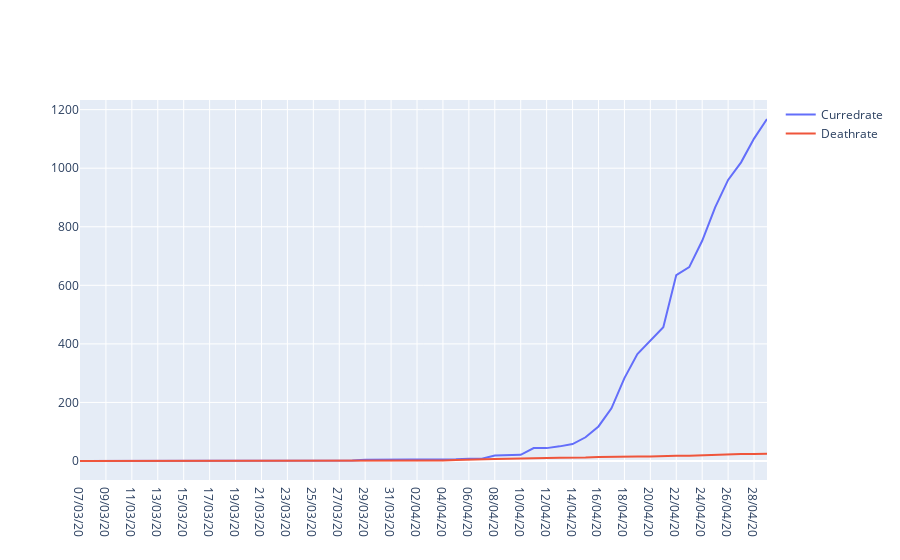

Write notebook code for a chart like this one.
### Code cell
curred_rate=go.Scatter(x=df['Date'],y=df['Cured'],name='Curredrate')
death_rate=go.Scatter(x=df['Date'],y=df['Deaths'],name='Deathrate')
py.iplot([curred_rate,death_rate])

### Figure 1 — Plotly figure (JSON) as saved in the notebook; plotly's stock layout.template omitted (floating-point values rounded to 4 significant figures)
{"data": [{"name": "Curredrate", "type": "scatter", "x": ["07/03/20", "08/03/20", "09/03/20", "10/03/20", "11/03/20", "12/03/20", "13/03/20", "14/03/20", "15/03/20", "16/03/20", "17/03/20", "18/03/20", "19/03/20", "20/03/20", "21/03/20", "22/03/20", "23/03/20", "24/03/20", "25/03/20", "26/03/20", "27/03/20", "28/03/20", "29/03/20", "30/03/20", "31/03/20", "01/04/20", "02/04/20", "03/04/20", "04/04/20", "05/04/20", "06/04/20", "07/04/20", "08/04/20", "09/04/20", "10/04/20", "11/04/20", "12/04/20", "13/04/20", "14/04/20", "15/04/20", "16/04/20", "17/04/20", "18/04/20", "19/04/20", "20/04/20", "21/04/20", "22/04/20", "23/04/20", "24/04/20", "25/04/20", "26/04/20", "27/04/20", "28/04/20", "29/04/20"], "y": [0, 0, 0, 0, 0, 0, 0, 0, 0, 0, 0, 0, 1, 1, 1, 1, 1, 1, 1, 1, 1, 2, 4, 4, 4, 6, 6, 6, 6, 6, 8, 8, 19, 21, 21, 44, 44, 50, 58, 81, 118, 180, 283, 365, 411, 457, 635, 662, 752, 866, 960, 1020, 1101, 1168]}, {"name": "Deathrate", "type": "scatter", "x": ["07/03/20", "08/03/20", "09/03/20", "10/03/20", "11/03/20", "12/03/20", "13/03/20", "14/03/20", "15/03/20", "16/03/20", "17/03/20", "18/03/20", "19/03/20", "20/03/20", "21/03/20", "22/03/20", "23/03/20", "24/03/20", "25/03/20", "26/03/20", "27/03/20", "28/03/20", "29/03/20", "30/03/20", "31/03/20", "01/04/20", "02/04/20", "03/04/20", "04/04/20", "05/04/20", "06/04/20", "07/04/20", "08/04/20", "09/04/20", "10/04/20", "11/04/20", "12/04/20", "13/04/20", "14/04/20", "15/04/20", "16/04/20", "17/04/20", "18/04/20", "19/04/20", "20/04/20", "21/04/20", "22/04/20", "23/04/20", "24/04/20", "25/04/20", "26/04/20", "27/04/20", "28/04/20", "29/04/20"], "y": ["0", "0", "0", "0", "0", "0", "0", "0", "0", "0", "0", "0", "0", "0", "0", "0", "0", "0", "0", "1", "1", "1", "1", "1", "1", "1", "1", "1", "2", "3", "5", "5", "7", "8", "8", "8", "10", "11", "11", "12", "14", "15", "15", "15", "15", "17", "18", "18", "20", "22", "23", "24", "24", "25"]}], "layout": {"autosize": true, "xaxis": {"autorange": true, "range": [0, 53], "type": "category"}, "yaxis": {"autorange": true, "range": [-64.89, 1233.0], "type": "linear"}}}
